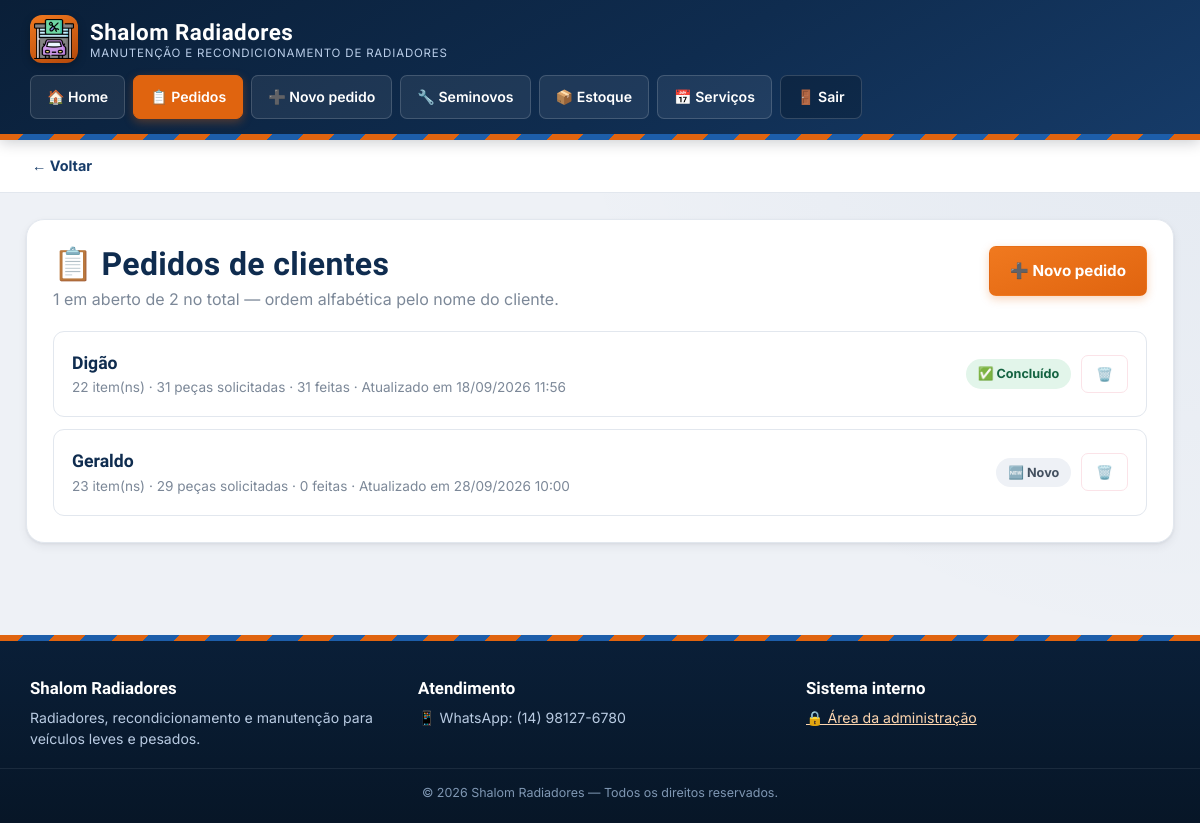
Screenshot of /admin/pedidos.php (signed in) with the database file from the repository.
### tables this page shows
CREATE TABLE `orders` (
  `id` int(10) UNSIGNED NOT NULL,
  `token` char(48) NOT NULL,
  `cliente_nome` varchar(150) NOT NULL,
  `status` enum('novo','em_andamento','parcial','concluido') NOT NULL DEFAULT 'novo',
  `criado_em` datetime NOT NULL DEFAULT current_timestamp(),
  `atualizado_em` datetime NOT NULL DEFAULT current_timestamp() ON UPDATE current_timestamp()
);

### includes/database.php (called while the page is built, shortened)
<?php
function db(): PDO
{
    static $pdo = null;
    if ($pdo === null) {
        $dsn = 'mysql:host=' . DB_HOST . ';dbname=' . DB_NAME . ';charset=utf8mb4';
        $options = [
            PDO::ATTR_ERRMODE            => PDO::ERRMODE_EXCEPTION,
            PDO::ATTR_DEFAULT_FETCH_MODE => PDO::FETCH_ASSOC,
            PDO::ATTR_EMULATE_PREPARES   => false,
        ];
        try {
            $pdo = new PDO($dsn, DB_USER, DB_PASS, $options);
        } catch (PDOException $e) {
            error_log('Erro de conexão com o banco: ' . $e->getMessage());
            http_response_code(500);
            die('Não foi possível conectar ao banco de dados. Tente novamente mais tarde.');
        }
    }
    return $pdo;
}

### includes/pedido_repo.php (called while the page is built, shortened)
<?php
require_once __DIR__ . '/database.php';
function listar_pedidos_agrupados(): array
{
    $sql = "SELECT o.id, o.token, o.cliente_nome, o.status, o.criado_em, o.atualizado_em,
                   COALESCE(SUM(i.quantidade), 0) AS total_solicitado,
                   COALESCE(SUM(i.quantidade_feita), 0) AS total_feito,
                   COUNT(i.id) AS total_itens
            FROM orders o
            LEFT JOIN order_items i ON i.order_id = o.id
            GROUP BY o.id
            ORDER BY (o.status = 'concluido') DESC, o.cliente_nome ASC";
    return db()->query($sql)->fetchAll();
}

### includes/functions.php (called while the page is built, shortened)
<?php
function h(?string $texto): string
{
    return htmlspecialchars((string)$texto, ENT_QUOTES, 'UTF-8');
}
function formatar_data(?string $dataMysql): string
{
    $ts = strtotime($dataMysql);
    return $ts ? date('d/m/Y H:i', $ts) : '-';
}
function rotulo_status(string $status): string
{
    $map = [
        'novo'          => 'Novo',
        'em_andamento'  => 'Em andamento',
        'parcial'       => 'Parcial',
        'concluido'     => 'Concluído',
    ];
    return $map[$status] ?? 'Novo';
}
function icone_status(string $status): string
{
    $map = [
        'novo'         => '🆕',
        'em_andamento' => '⚙️',
        'parcial'      => '🔶',
        'concluido'    => '✅',
    ];
    return $map[$status] ?? '🆕';
}

### admin/pedidos.php (the view, shortened to what this page needs)
<?php
require_once __DIR__ . '/../includes/functions.php';
require_once __DIR__ . '/../includes/pedido_repo.php';
$pedidos = listar_pedidos_agrupados();
$pedidosEmAberto = count(array_filter($pedidos, fn($p) => $p['status'] !== 'concluido'));
require __DIR__ . '/../includes/header.php';
?>
<main class="container largo">
    <div class="cartao">
        <div class="cabecalho-secao">
            <div>
                <h1>📋 Pedidos de clientes</h1>
                <p class="subtitulo"><?= $pedidosEmAberto ?> em aberto de <?= count($pedidos) ?> no total — ordem alfabética pelo nome do cliente.</p>
            </div>
            <div class="acoes">
                <a href="novo-pedido.php" class="btn btn-primario no-print">➕ Novo pedido</a>
            </div>
        </div>
        <div class="dashboard-lista">
            <?php foreach ($pedidos as $p): ?>
                <div class="dashboard-cliente">
                    <a href="pedido.php?id=<?= (int)$p['id'] ?>" style="text-decoration:none; color:inherit; flex:1; min-width:200px;">
                        <div class="nome"><?= h($p['cliente_nome']) ?></div>
                        <div class="meta">
                            <?= (int)$p['total_itens'] ?> item(ns) · <?= (int)$p['total_solicitado'] ?> peças solicitadas ·
                            <?= (int)$p['total_feito'] ?> feitas · Atualizado em <?= h(formatar_data($p['atualizado_em'])) ?>
                        </div>
                    </a>
                    <div class="dashboard-cliente__acoes">
                        <span class="badge badge-<?= h($p['status']) ?>"><?= icone_status($p['status']) ?> <?= h(rotulo_status($p['status'])) ?></span>
                        <button type="submit" form="form-excluir-<?= (int)$p['id'] ?>" class="btn btn-perigo btn-sm"
                                onclick="return confirm('Tem certeza que deseja EXCLUIR o pedido de &quot;<?= h(addslashes($p['cliente_nome'])) ?>&quot;? Essa ação não pode ser desfeita.');"
                                title="Excluir este pedido">🗑️</button>
                    </div>
                </div>
            <?php endforeach; ?>
        </div>
    </div>
</main>
<?php require __DIR__ . '/../includes/footer.php'; ?>

### assets/css/style.css (style rules this page uses)
:root { --azul-900: #0a1f38; --azul-800: #0f2c4f; --azul-700: #163b68; --azul-600: #1d5eaa; --azul-500: #2b74c9; --azul-100: #e6eefb; --laranja-700: #b5480a; --laranja-600: #e0640f; --laranja-500: #f0791f; --laranja-100: #fdead9; --amarelo-700: #8a6600; --amarelo-600: #d6a80a; --amarelo-100: #fdf3d6; --vermelho-700: #971d33; --vermelho-600: #c8283f; --vermelho-100: #fbe3e8; --verde-700: #146341; --verde-600: #1a7f4e; --verde-100: #e2f5ea; --cinza-50: #f7f8fa; --cinza-100: #eef1f6; --cinza-200: #e2e7ee; --cinza-300: #cfd7e2; --cinza-500: #7c8898; --cinza-700: #43505f; --cor-fundo: var(--cinza-100); --cor-superficie: #ffffff; --cor-borda: var(--cinza-200); --cor-texto: #16202c; --cor-texto-suave: var(--cinza-500); --cor-fechado-fundo: var(--cinza-50); --cor-fechado-texto: #6b7684; --raio-sm: 7px; --raio: 11px; --raio-grande: 18px; --espaco-secao: 26px; --sombra-xs: 0 1px 2px rgba(10, 31, 56, 0.06); --sombra: 0 1px 3px rgba(10, 31, 56, 0.07), 0 4px 10px rgba(10, 31, 56, 0.06); --sombra-forte: 0 10px 28px rgba(10, 31, 56, 0.16), 0 2px 6px rgba(10, 31, 56, 0.08); --sombra-cabecalho: 0 2px 14px rgba(5, 15, 30, 0.22); --transicao: 160ms cubic-bezier(.4,0,.2,1); --fonte-titulo: "Barlow Condensed", "Segoe UI", Arial, sans-serif; --fonte-corpo: "Inter", "Segoe UI", Roboto, Helvetica, Arial, sans-serif; }
* { box-sizing: border-box; }
html { scroll-behavior: smooth; -webkit-text-size-adjust: 100%; }
body { margin: 0; font-family: var(--fonte-corpo); background: var(--cor-fundo) radial-gradient(circle at 100% 0%, rgba(15,74,138,0.05), transparent 45%); background-attachment: fixed; color: var(--cor-texto); line-height: 1.55; -webkit-font-smoothing: antialiased; text-rendering: optimizeLegibility; }
a { color: var(--azul-600); }
h1, h2, h3 { font-family: var(--fonte-titulo); font-weight: 700; letter-spacing: 0.01em; color: var(--azul-800); line-height: 1.15; }
h1 { font-size: 2rem; margin: 0 0 4px; }
p.subtitulo { color: var(--cor-texto-suave); margin-top: 0; line-height: 1.5; }
.container { max-width: 960px; margin: 0 auto; padding: var(--espaco-secao) 16px 10px; }
.container.largo { max-width: 1180px; }
.cartao { background: var(--cor-superficie); border: 1px solid var(--cor-borda); border-radius: var(--raio-grande); box-shadow: var(--sombra); padding: 26px; margin-bottom: var(--espaco-secao); }
.cabecalho-secao { display: flex; justify-content: space-between; align-items: flex-start; flex-wrap: wrap; gap: 12px; margin-bottom: 4px; }
.cabecalho-secao .acoes { margin-top: 0; }
.btn { display: inline-flex; align-items: center; justify-content: center; gap: 8px; padding: 12px 20px; border-radius: var(--raio-sm); border: 1.5px solid transparent; font-size: 0.95rem; font-weight: 700; cursor: pointer; text-decoration: none; min-height: 46px; font-family: var(--fonte-corpo); transition: transform 80ms ease, background var(--transicao), border-color var(--transicao), box-shadow var(--transicao); }
.btn-primario { background: linear-gradient(160deg, var(--laranja-500), var(--laranja-600)); color: #fff; box-shadow: 0 3px 10px rgba(224,100,15,0.28); }
.btn-perigo { background: #fff; color: var(--vermelho-600); border-color: var(--vermelho-100); }
.btn-sm { min-height: 38px; padding: 8px 14px; font-size: 0.84rem; }
.acoes { display: flex; gap: 10px; flex-wrap: wrap; margin-top: 16px; }
.badge { display: inline-flex; align-items: center; gap: 5px; padding: 5px 12px; border-radius: 999px; font-size: 0.79rem; font-weight: 700; white-space: nowrap; }
.badge-novo { background: var(--cinza-100); color: var(--cinza-700); }
.badge-concluido { background: var(--verde-100); color: var(--verde-700); }
.dashboard-lista { display: flex; flex-direction: column; gap: 12px; }
.dashboard-cliente { display: flex; justify-content: space-between; align-items: center; gap: 12px; padding: 18px; border: 1px solid var(--cor-borda); border-radius: var(--raio); background: #fff; text-decoration: none; color: inherit; flex-wrap: wrap; transition: box-shadow var(--transicao), border-color var(--transicao), transform var(--transicao); }
.dashboard-cliente .nome { font-weight: 700; font-size: 1.1rem; font-family: var(--fonte-titulo); color: var(--azul-800); }
.dashboard-cliente .meta { color: var(--cor-texto-suave); font-size: 0.85rem; }
.dashboard-cliente__acoes { display: flex; align-items: center; gap: 10px; }

### rows the page displays
orders: cliente_nome "Digão", total_itens "22", total_solicitado "31", total_feito "31", atualizado_em "18/09/2026 11:56", status "✅", status "Concluído"
orders: cliente_nome "Geraldo", total_itens "23", total_solicitado "29", total_feito "0", atualizado_em "28/09/2026 10:00", status "🆕", status "Novo"

### other values shown
$pedidosEmAberto "1"
count($pedidos) "2"
